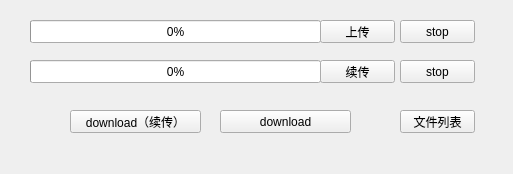
<?xml version="1.0" encoding="UTF-8"?>
<ui version="4.0">
 <class>ftpForm</class>
 <widget class="QWidget" name="ftpForm">
  <property name="geometry">
   <rect>
    <x>0</x>
    <y>0</y>
    <width>513</width>
    <height>174</height>
   </rect>
  </property>
  <property name="windowTitle">
   <string>Form</string>
  </property>
  <widget class="QProgressBar" name="progressBar_2">
   <property name="geometry">
    <rect>
     <x>30</x>
     <y>60</y>
     <width>291</width>
     <height>23</height>
    </rect>
   </property>
   <property name="value">
    <number>0</number>
   </property>
  </widget>
  <widget class="QPushButton" name="downloadBn">
   <property name="geometry">
    <rect>
     <x>220</x>
     <y>110</y>
     <width>131</width>
     <height>23</height>
    </rect>
   </property>
   <property name="text">
    <string>download</string>
   </property>
  </widget>
  <widget class="QPushButton" name="abort_3">
   <property name="geometry">
    <rect>
     <x>400</x>
     <y>20</y>
     <width>75</width>
     <height>23</height>
    </rect>
   </property>
   <property name="text">
    <string>stop</string>
   </property>
  </widget>
  <widget class="QPushButton" name="downloadBn_2">
   <property name="geometry">
    <rect>
     <x>70</x>
     <y>110</y>
     <width>131</width>
     <height>23</height>
    </rect>
   </property>
   <property name="text">
    <string>download（续传）</string>
   </property>
  </widget>
  <widget class="QProgressBar" name="progressBar">
   <property name="geometry">
    <rect>
     <x>30</x>
     <y>20</y>
     <width>291</width>
     <height>23</height>
    </rect>
   </property>
   <property name="value">
    <number>0</number>
   </property>
  </widget>
  <widget class="QPushButton" name="abort_2">
   <property name="geometry">
    <rect>
     <x>320</x>
     <y>60</y>
     <width>75</width>
     <height>23</height>
    </rect>
   </property>
   <property name="text">
    <string>续传</string>
   </property>
  </widget>
  <widget class="QPushButton" name="downloadBn_3">
   <property name="geometry">
    <rect>
     <x>400</x>
     <y>110</y>
     <width>75</width>
     <height>23</height>
    </rect>
   </property>
   <property name="text">
    <string>文件列表</string>
   </property>
  </widget>
  <widget class="QPushButton" name="uploadBn">
   <property name="geometry">
    <rect>
     <x>320</x>
     <y>20</y>
     <width>75</width>
     <height>23</height>
    </rect>
   </property>
   <property name="text">
    <string>上传</string>
   </property>
  </widget>
  <widget class="QPushButton" name="abort">
   <property name="geometry">
    <rect>
     <x>400</x>
     <y>60</y>
     <width>75</width>
     <height>23</height>
    </rect>
   </property>
   <property name="text">
    <string>stop</string>
   </property>
  </widget>
 </widget>
 <resources/>
 <connections/>
</ui>
